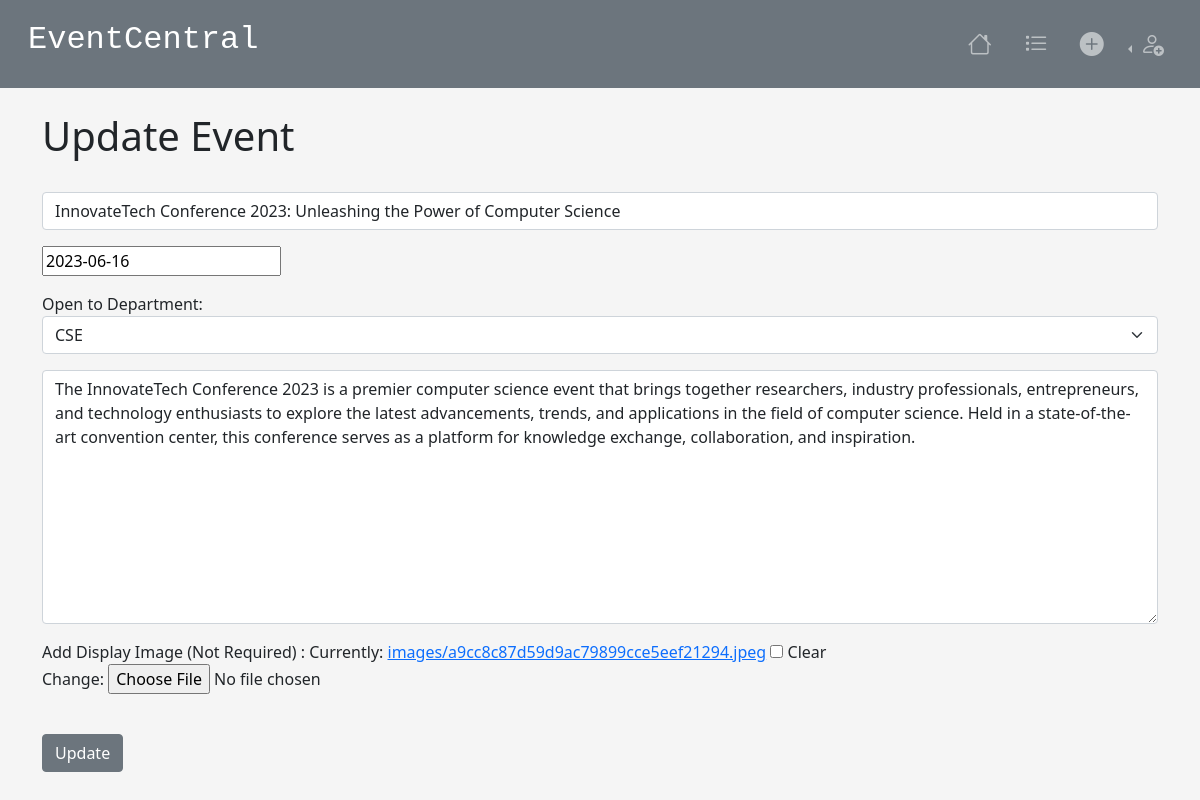
/update_event/6, run on the app's committed database.
### eventcentral/models.py (models this page shows, shortened)
class Event(models.Model):
    name = models.CharField('Event Name', max_length=100)
    event_date = models.DateField('Event Date')
    description = models.TextField()
    opentodept = models.CharField(max_length=50, choices=DEPT_CHOICES)
    event_image = models.ImageField(null=True, blank=True, upload_to="images/")

### eventcentral/views.py (the view)
# urls.py: path('update_event/<event_id>', views.update_event, name ='update-event'),
def update_event(request, event_id):
    event=Event.objects.get(pk=event_id)
    form=EventForm(request.POST or None, instance=event)
    if form.is_valid():
        form.save()
        return redirect('list-events')
    return render(request,'eventcentral/update_event.html',
                  {'event': event,
                   'form': form})

### eventcentral/forms.py
class EventForm(ModelForm):
    class Meta:
        model = Event
        fields= ('name', 'event_date','opentodept', 'description','event_image',)
        labels = {
            'name' : '',
            'event_date' : '',
            'opentodept' : 'Open to Department',
            'description' : '',
            'event_image' : 'Add Display Image (Not Required) ',
        }
        widgets = {
            'name' : forms.TextInput(attrs={'class':'form-control','placeholder': 'Event Title'}),
            'event_date' : DatePickerInput(options={"format": "YYYY-MM-DD"}),
            'description' : forms.Textarea(attrs={'class':'form-control','placeholder': 'Description'}),
            'opentodept' : forms.Select(attrs={'class':"form-select",})
        }

### eventcentral/templates/eventcentral/update_event.html (shortened to what this page needs)
{% extends 'eventcentral/base.html' %}
{% block content %}
{% load static %}
<h1>Update Event</h1>
<br>
<form action="" method=POST>
    {{ form.as_p }}
    <br>
    <input type="submit" value="Update" class="btn btn-secondary">
</form>
{% endblock %}

### eventcentral/templates/eventcentral/base.html (style rules this page uses)
body { background: whitesmoke; }

### data on the page
Event: name "InnovateTech Conference 2023: Unleashing the Power of Computer Science", event_date "2023-06-16", opentodept "CSE", description "The InnovateTech Conference 2023 is a premier computer science event that brings together researchers, industry professionals, entrepreneurs, and technology enthusiasts to explore the latest advancements, trends, and applications in the field of computer science. Held in a state-of-the-art convention center, this conference serves as a platform for knowledge exchange, collaboration, and inspiration."
